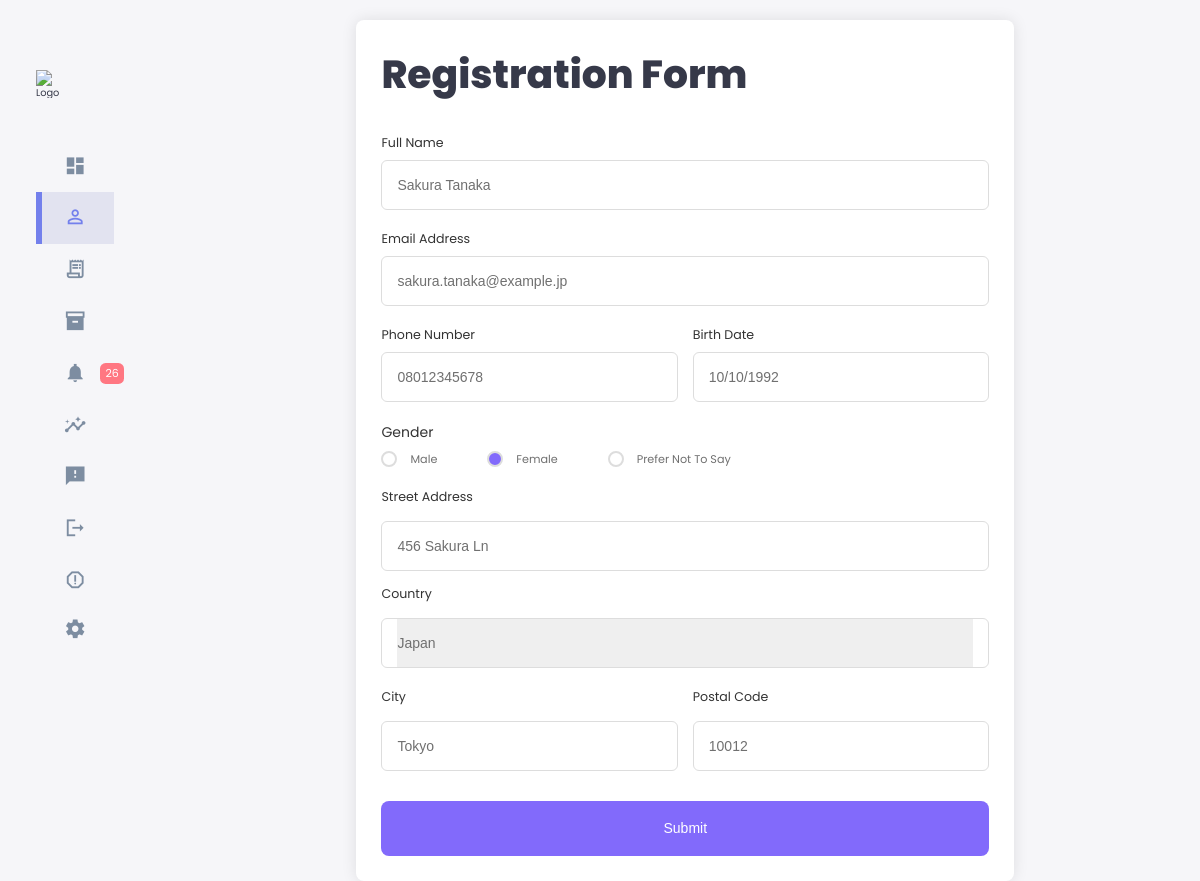
/edit_member.php?id=2, run on the app's committed database.
### tables this page shows
CREATE TABLE IF NOT EXISTS members (
	Member_ID INT(5) NOT NULL AUTO_INCREMENT PRIMARY KEY,
	Full_Name VARCHAR(50) NOT NULL,
	Email_Address VARCHAR(50) NOT NULL,
	Phone_Number VARCHAR(12) NOT NULL,
	DOB VARCHAR(10) NOT NULL,
	Gender VARCHAR(7) NOT NULL,
	Street_Address VARCHAR(50) NOT NULL,
	Country VARCHAR(50) NOT NULL,
	City VARCHAR(50) NOT NULL,
	Postal_Code INT(5) NOT NULL
);

### edit_member.php (the view, shortened to what this page needs)
<?php
require_once('settings.php');
$conn = new mysqli($host, $user, $pwd, $sql_db);
?>
<!DOCTYPE html>
<html lang="en">
<head>
  <link rel="stylesheet" href="style.css" />
  <link rel="stylesheet" href="member.css" />
  <link rel="stylesheet" href="form.css">
</head>
<body>
    <div class="container">
        <aside>
            <div class="top">
                <div class="logo">
                    <img src="./images/logo.png" alt="Logo" />
                </div>
            </div>
            <div class="sidebar">
                <a href="index.php">
                    <span class="material-icons-sharp">dashboard</span>
                </a>
                <a href="members.php" class="active">
                    <span class="material-icons-sharp">person_outline</span>
                </a>
                <a href="#">
                    <span class="material-icons-sharp">receipt_long</span>
                </a>
                <a href="#">
                    <span class="material-icons-sharp">inventory_2</span>
                </a>
                <a href="#">
                    <span class="material-icons-sharp">notifications</span>
                    <span class="message-count">26</span>
                </a>
                <a href="#">
                    <span class="material-icons-sharp"> insights </span>
                  </a>
                <a href="#">
                    <span class="material-icons-sharp"> feedback </span>
                </a>
                <a href="#">
                    <span class="material-icons-sharp">logout </span>
                </a>
                <a href="#">
                    <span class="material-icons-sharp"> report_gmailerrorred </span>
                </a>
                <a href="#">
                    <span class="material-icons-sharp">settings </span>
                </a>
            </div>
        </aside>
        <?php
            $member_id = $_GET['id'];
            $sql = "SELECT * FROM members WHERE Member_ID = $member_id";
            $result = $conn->query($sql);
            $row = $result->fetch_assoc();
        ?>
        <main>
            <div class="member-container">
            <h1>Registration Form</h1>
            <form id="add" method="post" action="" class="member-form" novalidate="novalidate">
                <div class="input-box">
                    <label>Full Name</label>
                    <input type="text" name="fullname" id="fullname" maxlength="50" pattern="^[a-zA-Z ]+$" placeholder="Example: John Doe" value="<?php echo $row['Full_Name'];?>" required/>
                </div>
                <div class="input-box">
                    <label>Email Address</label>
                    <input type="text" name="email" id="email" pattern="[a-z0-9._%+\-]+@[a-z0-9.\-]+\.[a-z]{2,}$" placeholder="Example: name@domain.com" value="<?php echo $row['Email_Address'];?>" required/>
                </div>
                <div class="column">
                    <div class="input-box">
                        <label>Phone Number</label>
                        <input type="tel" name="phonenum" id="phonenum" maxlength="12" pattern="[0-9 ]{8,12}" placeholder="Example: 012 1234567" value="<?php echo $row['Phone_Number'];?>" required/>
                    </div>
                    <div class="input-box">
                        <label>Birth Date</label>
                        <input type="text" name="dob" id="dob" placeholder="dd/mm/yyyy" pattern="\d{1,2}\/\d{1,2}\/\d{4}" placeholder="dd/mm/yyyy" value="<?php echo $row['DOB'];?>" required/>
                    </div>
                </div>
                <div class="gender-box">
                    <h3>Gender</h3>
                    <div class="gender-option">
                        <div class="gender">
                            <input type="radio" name="gender" id="check-male" value="male" <?php if ($row['Gender'] == "male") echo "checked" ?>/>
                            <label for="check-male">Male</label>
                        </div>
                        <div class="gender">
                            <input type="radio" name="gender" id="check-female" value="female" <?php if ($row['Gender'] == "female") echo "checked" ?>/>
                            <label for="check-female">Female</label>
                        </div>
                        <div class="gender">
                            <input type="radio" name="gender" id="check-others" value="not-say" <?php if ($row['Gender'] == "not-say") echo "checked" ?>/>
                            <label for="check-others">Prefer Not To Say</label>
                        </div>
                    </div>
                </div>
                <div class="input-box address">
                    <label>Street Address</label>
                    <input type="text" name="streetaddress" id="streetaddress" maxlength="50" size="50" pattern="[a-zA-Z ]{1,50}" placeholder="Example: 123 Jalan Sultan" value="<?php echo $row['Street_Address'];?>" required/>
                    <br>
                    <label>Country</label>
                    <div class="select-box">
                        <select name="country" id="country" required>
                            <?php
                                echo "<option value=\"" . $row['Country'] . "\">" . ucfirst($row['Country']) . "</option>";
                            ?>
                        </select>
                    </div>
                    <div class="column">
                        <div class="input-box">
                            <label>City</label>
                            <input type="text" name="city" id="city" maxlength="50" size="50" pattern="[a-zA-Z ]{1,50}" placeholder="Example: Kuala Lumpur" value="<?php echo $row['City'];?>" required />
                        </div>
                        <div class="input-box">
                            <label>Postal Code</label>
                            <input type="text" name="postalcode" id="postalcode" maxlength="5" size="5" pattern="\d{5}" placeholder="Example: 45600" value="<?php echo $row['Postal_Code'];?>" required/>
                        </div>
                    </div>
                </div>
            <button>Submit</button>
        </form>
            </div>
        </main>
    </div>
</body>
</html>

### style.css (style rules this page uses)
:root { --color-primary: #7380ec; --color-danger: #ff7782; --color-success: #41f1b6; --color-warning: #ffbb55; --color-white: #fff; --color-info-dark: #7d8da1; --color-info-light: #dce1eb; --color-dark: #363949; --color-light: rgba(132, 139, 200, 0.18); --color-primary-variant: #111e88; --color-dark-variant: #677483; --color-background: #f6f6f9; --card-border-radius: 2rem; --border-radius-1: 0.4rem; --border-radius-2: 0.8rem; --border-radius-3: 1.2rem; --card-padding: 1.8rem; --padding-1: 1.2rem; --box-shadow: 0 2rem 3rem var(--color-light); }
* { margin: 0; padding: 0; outline: 0; appearance: none; border: 0; text-decoration: none; list-style: none; box-sizing: border-box; }
html { font-size: 14px; }
body { width: 100vw; height: 100vh; font-family: poppins, sans-serif; font-size: 0.88rem; background: var(--color-background); user-select: none; overflow-x: hidden; color: var(--color-dark); }
.container { display: grid; width: 96%; margin: 0 auto; gap: 1.8rem; grid-template-columns: 14rem auto 23rem; }
a { color: var(--color-dark); }
img { display: block; width: 100%; }
h1 { font-weight: 800; font-size: 1.8rem; }
h3 { font-size: 0.87rem; }
aside { height: 100vh; }
aside .top { display: flex; align-items: center; justify-content: space-between; margin-top: 1.4rem; }
aside .logo { display: flex; gap: 0.8rem; }
aside .logo img { width: 2rem; height: 2rem; }
aside .sidebar { display: flex; flex-direction: column; height: 86vh; position: relative; top: 3rem; }
aside .sidebar a { display: flex; color: var(--color-info-dark); margin-left: 2rem; gap: 1rem; align-items: center; position: relative; height: 3.7rem; transition: all 300ms ease; }
aside .sidebar a span { font-size: 1.6rem; transition: all 300ms ease; }
aside .sidebar a:last-child { position: absolute; bottom: 2rem; width: 100%; }
aside .sidebar a.active { background: var(--color-light); color: var(--color-primary); margin-left: 0; }
aside .sidebar a.active:before { content: ""; width: 6px; height: 100%; background: var(--color-primary); }
aside .sidebar a.active span { color: var(--color-primary); margin-left: calc(1rem - 6px); }
aside .sidebar .message-count { background: var(--color-danger); color: var(--color-white); padding: 2px 10px; font-size: 11px; border-radius: var(--border-radius-1); }
main { margin-top: 1.4rem; }
@media screen and (max-width: 1200px) { .container { width: 94%; grid-template-columns: 7rem auto 23rem; } }
@media screen and (max-width: 1200px) { aside .sidebar a { width: 5.6rem; } }
@media screen and (max-width: 1200px) { aside .sidebar a:last-child { position: relative; margin-top: 1.8rem; } }

### data on the page
members: fullname "Sakura Tanaka", email "sakura.tanaka@example.jp", phonenum "08012345678", dob "10/10/1992", Gender "☐ Male", Gender "☑ Female", Gender "☐ Prefer Not To Say", streetaddress "456 Sakura Ln", country "Japan", city "Tokyo", postalcode "10012"
